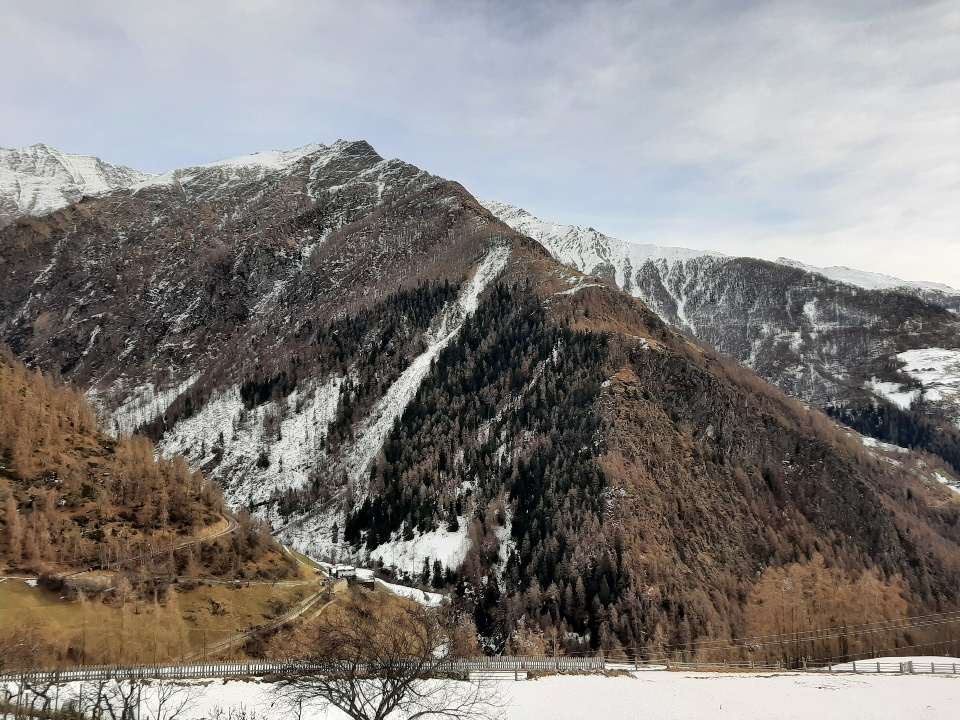
#> input picture misc/imgs/test_feature/img2.jpg, 960 x 720 px
$ python test_feature_matching.py
#> lines starting #> are read from the running program, lines starting #| are printed output that depends on the picture
import cv2.cv2 as cv
import numpy as np

img1 = cv.imread("imgs/test_feature/img2.jpg", cv.IMREAD_GRAYSCALE)
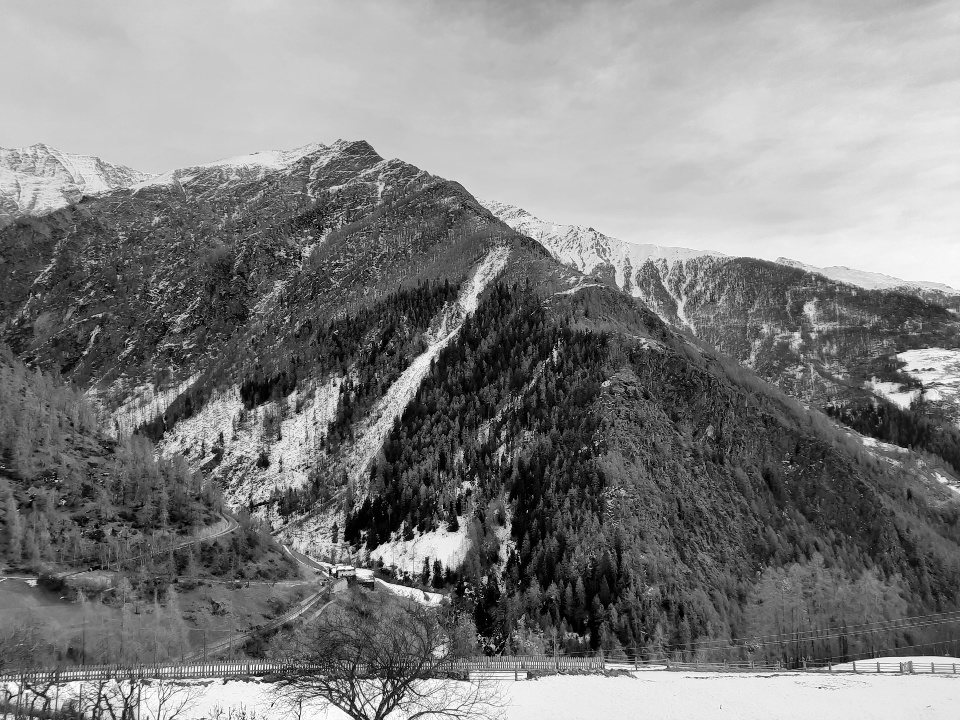
#> img1: shape (720, 960); min 0, max 255, mean 128.1
img2 = cv.imread("imgs/test_feature/img1.jpg", cv.IMREAD_GRAYSCALE)
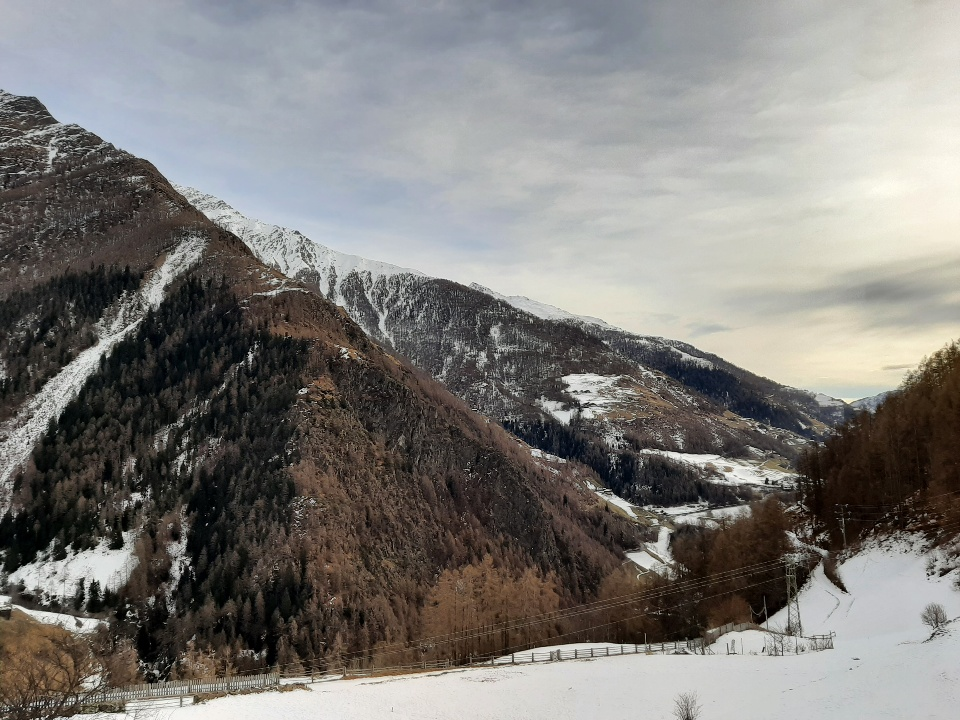
#> input picture misc/imgs/test_feature/img1.jpg, 960 x 720 px
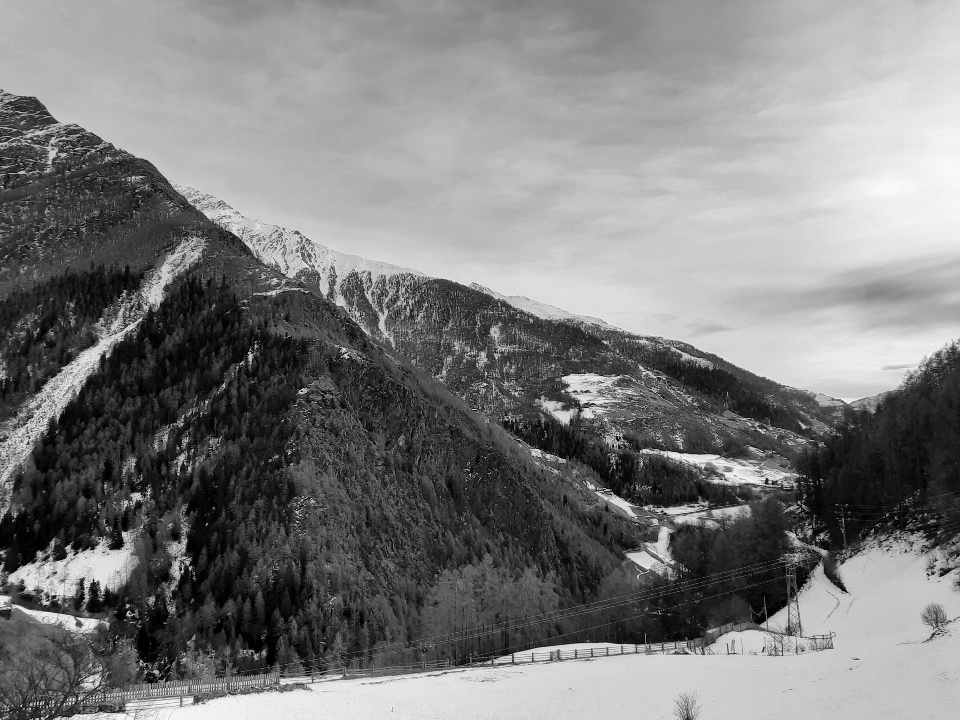
#> img2: shape (720, 960); min 0, max 254, mean 124.7

# -- Step 1: Detect the keypoints using SIFT Detector, compute the descriptors
sift = cv.SIFT_create()
# find the keypoints and descriptors with SIFT
kp1, des1 = sift.detectAndCompute(img1, None)
#> kp1 = 5551 keypoints; strongest (x, y, size): (334, 571, 2.9), (396, 682, 1.8), (406, 572, 2.2), (465, 584, 2.4)
kp2, des2 = sift.detectAndCompute(img2, None)
#> kp2 = 3441 keypoints; strongest (x, y, size): (106, 566, 30.6), (127, 606, 2.6), (180, 569, 2), (766, 481, 3)

# -- Step 2: Matching descriptor vectors with a FLANN based matcher
# FLANN parameters
FLANN_INDEX_KDTREE = 1
index_params = dict(algorithm=FLANN_INDEX_KDTREE, trees=5)
search_params = dict(checks=50)  # or pass empty dictionary
flann = cv.FlannBasedMatcher(index_params, search_params)
knn_matches = flann.knnMatch(des1, des2, k=2)
#> knn_matches = 5551 matches

# -- Filter matches using the Lowe's ratio test
ratio_thresh = 0.7
good_matches = []
for m, n in knn_matches:
    if m.distance < ratio_thresh * n.distance:
        good_matches.append(m)
#> after the loop, good_matches = 1028 matches

# -- Draw matches
img_matches = np.empty((max(img1.shape[0], img2.shape[0]), img1.shape[1]+img2.shape[1], 3), dtype=np.uint8)
cv.drawMatches(img1, kp1, img2, kp2, good_matches, img_matches, flags=cv.DrawMatchesFlags_NOT_DRAW_SINGLE_POINTS)
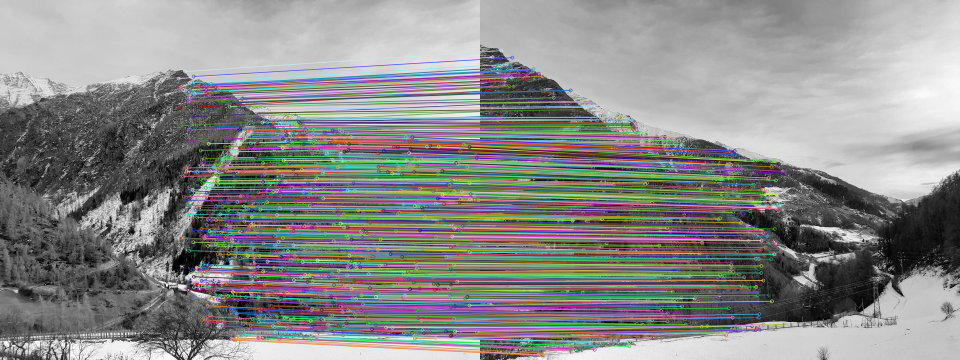
#> img_matches: shape (720, 1920, 3) (shown at 1/2 size); mean of channels 0, 1, 2 137.3, 138.3, 138.1; drawn as B, G, R

# -- Save detected matches
cv.imwrite('imgs/matching.png', img_matches)
